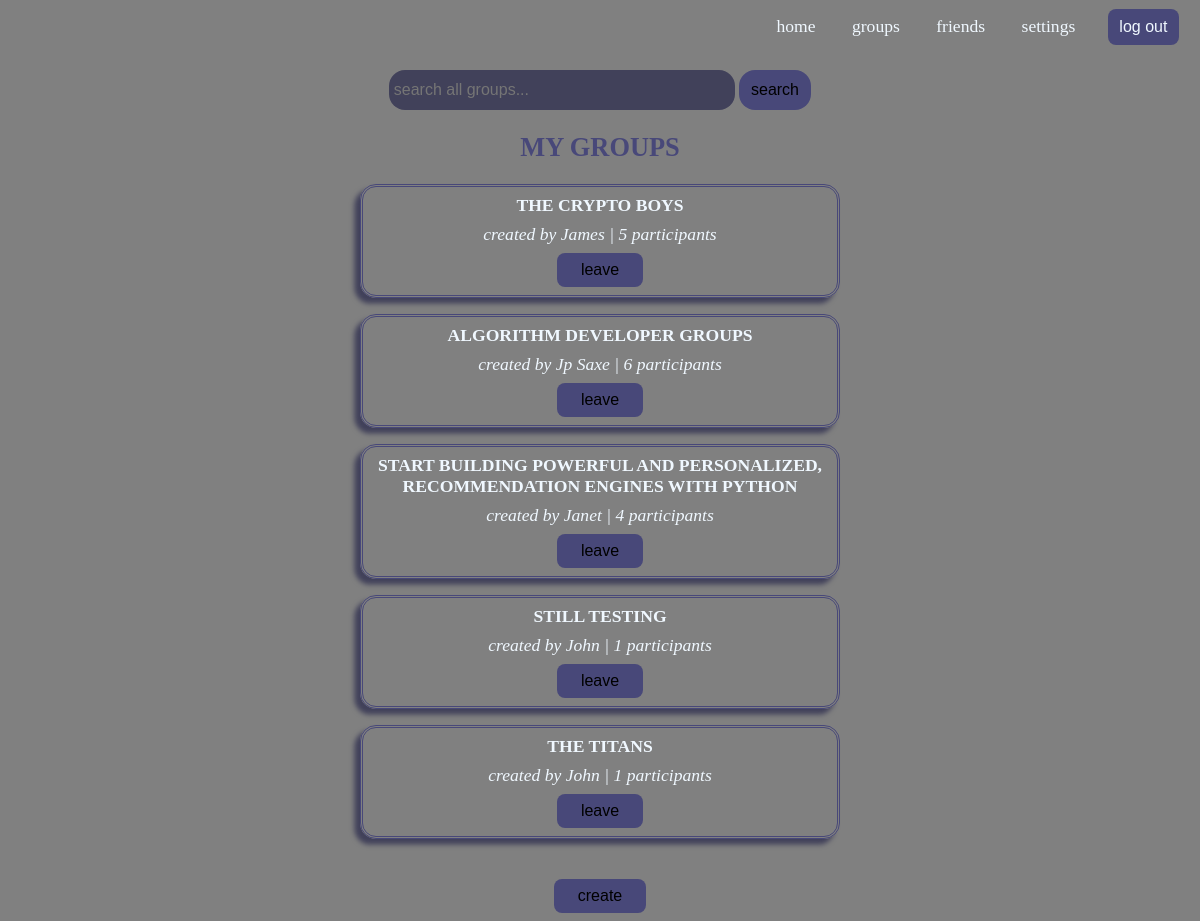
Screenshot of /groups/ (signed in) with the database file from the repository.
### base/models.py (models this page shows)
class groupstable(models.Model):
    owner = models.ForeignKey(Profiles,on_delete=models.CASCADE)
    title = models.CharField(max_length=200,default='JUST CREATED!')
    participants = models.ManyToManyField(Profiles,related_name='group_participants',blank=True)

class Profiles(models.Model):
    user = models.ForeignKey(User,on_delete=models.CASCADE)
    name = models.CharField(max_length=50,default='None')
    profile_pics = models.ImageField(upload_to='profile_images',default='image.jpg')
    date_joined = models.DateTimeField(auto_now_add=True)
    about = models.CharField(max_length=50, default='Hi')
    user_friends = models.ManyToManyField('friends',related_name='my_friends', blank=True)

### base/views.py (the view)
# urls.py: path('groups/', views.all_groups, name='all_groups' ),
@login_required(login_url='/signin')
def all_groups(request):
    user = Profiles.objects.get(name=request.user.username)
    groups_data = groupstable.objects.filter(participants=user)
    query_track = False
    query = request.GET.get('q')
    q = query if query else ''
    if query:
        groups_data = groupstable.objects.filter(Q(title__icontains=q)) #| Q(groupmessages__message_body__icontains=q))
        query_track = True
    context = {'groups_data':groups_data,'query_track':query_track,'user':user}
    return render(request,'groupsquerypage.html',context=context)

### base/templates/groupsquerypage.html
{% extends 'base.html' %}
{% load static %}
{% block content %}
<div class="groupsquerypage">
    <form action="{% url 'all_groups' %}" method="get">
        <input type="text" name="q" placeholder="search all groups...">
        <input class="submit-query" type="submit" value="search">
    </form>
    {% if query_track %}
        <h2>SEARCH RESULTS</h2>
    {% else %}
        <h2>MY GROUPS</h2>
    {% endif %}
    {% for groups in groups_data %}
        <a href="{% url 'groups' groups.id %}" style="text-decoration: none; color: aliceblue;">
            <div class="group-wrapper">
                <span class="group-title">{{ groups.title }}</span>
                <div class="group-center-elements">
                    <i><span>created by {{ groups.owner.name }}</span> | <span>{{ groups.participants.count }} participants</span></i>
                </div>
                <div>
                    {% if user in groups.participants.all %}
                        <a href="{% url 'leave_group' groups.id %}">
                            <button class="group-button">leave</button>
                        </a>
                    {% else %}
                        <a href="{% url 'join_group' groups.id %}">
                            <button class="group-button">join</button>
                        </a>
                    {% endif %}
                    <br>
                </div>
            </div>
        </a>
    {% endfor %}
    <a href="{% url 'groupcreationpage' %}"><button class="create-group">create</button></a>
</div>
{% endblock %}

### base/static/webfiles/style.css (style rules this page uses)
body { padding: 0; margin: 0; background-color: gray; font-size: 1.1rem; color: aliceblue; }
.groupsquerypage { margin: 1vh 30% 1vh 30%; box-sizing: border-box; max-width: 100%; text-align: center; }
.groupsquerypage h2 { color: #484879; }
.groupsquerypage input { width: 70%; height:2.5rem; font-size: 1rem; background-color: #41415a; border: none; border-radius: 1rem; padding: 0 1% 0 1%; }
.groupsquerypage .submit-query { width: 15%; height: 2.5rem; background-color: #484879; border: none; border-radius: 1rem; }
.groupsquerypage .group-wrapper { width: 100%; border-style: double; border-color: #484879; padding: 0.5rem 2% 0.5rem 2%; box-sizing: border-box; width: 100%; border-radius: 1rem; box-shadow: -0.35rem 0.35rem 0.35rem #41415a; margin: 1rem 0 1rem 0; }
.groupsquerypage .group-wrapper .group-title { text-transform: uppercase; font-weight: bold; }
.groupsquerypage .group-wrapper .group-center-elements { margin: 0.5rem 0 0.5rem 0; }
.groupsquerypage .group-wrapper .group-button { padding: 0.5rem 1.5rem 0.5rem 1.5rem; background-color: #484879; border: none; border-radius: 0.5rem; font-size: 1rem; }
.create-group { padding: 0.5rem 1.5rem 0.5rem 1.5rem; background-color: #484879; border: none; border-radius: 0.5rem; font-size: 1rem; margin-top: 1.5rem; }

### rows the page displays
groupstable: title "THE CRYPTO BOYS", owner.name "James", participants.count "5", shows "leave"
groupstable: title "ALGORITHM DEVELOPER GROUPS", owner.name "Jp Saxe", participants.count "6", shows "leave"
groupstable: title "START BUILDING POWERFUL AND PERSONALIZED, RECOMMENDATION ENGINES WITH PYTHON", owner.name "Janet", participants.count "4", shows "leave"
groupstable: title "STILL TESTING", owner.name "John", participants.count "1", shows "leave"
groupstable: title "THE TITANS", owner.name "John", participants.count "1", shows "leave"
